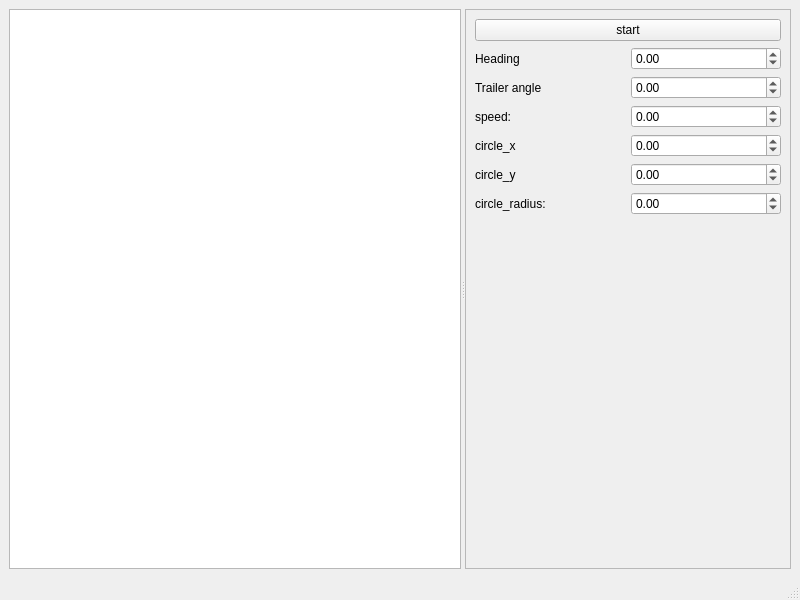
<?xml version="1.0" encoding="UTF-8"?>
<ui version="4.0">
 <class>MainWindow</class>
 <widget class="QMainWindow" name="MainWindow">
  <property name="geometry">
   <rect>
    <x>0</x>
    <y>0</y>
    <width>800</width>
    <height>600</height>
   </rect>
  </property>
  <property name="windowTitle">
   <string>MPC_View</string>
  </property>
  <widget class="QWidget" name="centralwidget">
   <layout class="QVBoxLayout" name="verticalLayout">
    <item>
     <widget class="QSplitter" name="splitter">
      <property name="orientation">
       <enum>Qt::Horizontal</enum>
      </property>
      <widget class="CameraView" name="graphics_view"/>
      <widget class="QFrame" name="frame">
       <property name="frameShape">
        <enum>QFrame::StyledPanel</enum>
       </property>
       <property name="frameShadow">
        <enum>QFrame::Raised</enum>
       </property>
       <layout class="QGridLayout" name="gridLayout">
        <item row="5" column="0">
         <widget class="QLabel" name="label_5">
          <property name="text">
           <string>circle_y</string>
          </property>
         </widget>
        </item>
        <item row="0" column="0" colspan="2">
         <widget class="QPushButton" name="pushButton_start">
          <property name="text">
           <string>start</string>
          </property>
         </widget>
        </item>
        <item row="7" column="1">
         <spacer name="verticalSpacer">
          <property name="orientation">
           <enum>Qt::Vertical</enum>
          </property>
          <property name="sizeHint" stdset="0">
           <size>
            <width>20</width>
            <height>40</height>
           </size>
          </property>
         </spacer>
        </item>
        <item row="1" column="1">
         <widget class="QDoubleSpinBox" name="doubleSpinBox_heading">
          <property name="minimum">
           <double>-999999999999999.000000000000000</double>
          </property>
          <property name="maximum">
           <double>999999999999999.000000000000000</double>
          </property>
         </widget>
        </item>
        <item row="2" column="1">
         <widget class="QDoubleSpinBox" name="doubleSpinBox_trailer_angle">
          <property name="minimum">
           <double>-999999999999999.000000000000000</double>
          </property>
          <property name="maximum">
           <double>999999999999999.000000000000000</double>
          </property>
         </widget>
        </item>
        <item row="5" column="1">
         <widget class="QDoubleSpinBox" name="doubleSpinBox_circle_y">
          <property name="enabled">
           <bool>true</bool>
          </property>
          <property name="minimum">
           <double>-999999999999999.000000000000000</double>
          </property>
          <property name="maximum">
           <double>999999999999999.000000000000000</double>
          </property>
         </widget>
        </item>
        <item row="4" column="0">
         <widget class="QLabel" name="label_4">
          <property name="text">
           <string>circle_x</string>
          </property>
         </widget>
        </item>
        <item row="6" column="1">
         <widget class="QDoubleSpinBox" name="doubleSpinBox_circle_radius">
          <property name="enabled">
           <bool>true</bool>
          </property>
          <property name="minimum">
           <double>-999999999999999.000000000000000</double>
          </property>
          <property name="maximum">
           <double>999999999999999.000000000000000</double>
          </property>
         </widget>
        </item>
        <item row="3" column="0">
         <widget class="QLabel" name="label_3">
          <property name="text">
           <string>speed:</string>
          </property>
         </widget>
        </item>
        <item row="2" column="0">
         <widget class="QLabel" name="label">
          <property name="text">
           <string>Trailer angle</string>
          </property>
         </widget>
        </item>
        <item row="1" column="0">
         <widget class="QLabel" name="label_2">
          <property name="text">
           <string>Heading</string>
          </property>
         </widget>
        </item>
        <item row="6" column="0">
         <widget class="QLabel" name="label_6">
          <property name="text">
           <string>circle_radius:</string>
          </property>
         </widget>
        </item>
        <item row="3" column="1">
         <widget class="QDoubleSpinBox" name="doubleSpinBox_speed">
          <property name="minimum">
           <double>-30.000000000000000</double>
          </property>
          <property name="maximum">
           <double>30.000000000000000</double>
          </property>
         </widget>
        </item>
        <item row="4" column="1">
         <widget class="QDoubleSpinBox" name="doubleSpinBox_circle_x">
          <property name="enabled">
           <bool>true</bool>
          </property>
          <property name="minimum">
           <double>-999999999999999.000000000000000</double>
          </property>
          <property name="maximum">
           <double>999999999999999.000000000000000</double>
          </property>
         </widget>
        </item>
       </layout>
      </widget>
     </widget>
    </item>
   </layout>
  </widget>
  <widget class="QMenuBar" name="menubar">
   <property name="geometry">
    <rect>
     <x>0</x>
     <y>0</y>
     <width>800</width>
     <height>22</height>
    </rect>
   </property>
  </widget>
  <widget class="QStatusBar" name="statusbar"/>
 </widget>
 <customwidgets>
  <customwidget>
   <class>CameraView</class>
   <extends>QGraphicsView</extends>
   <header>mpc_view.camera_view</header>
  </customwidget>
 </customwidgets>
 <resources/>
 <connections/>
</ui>
